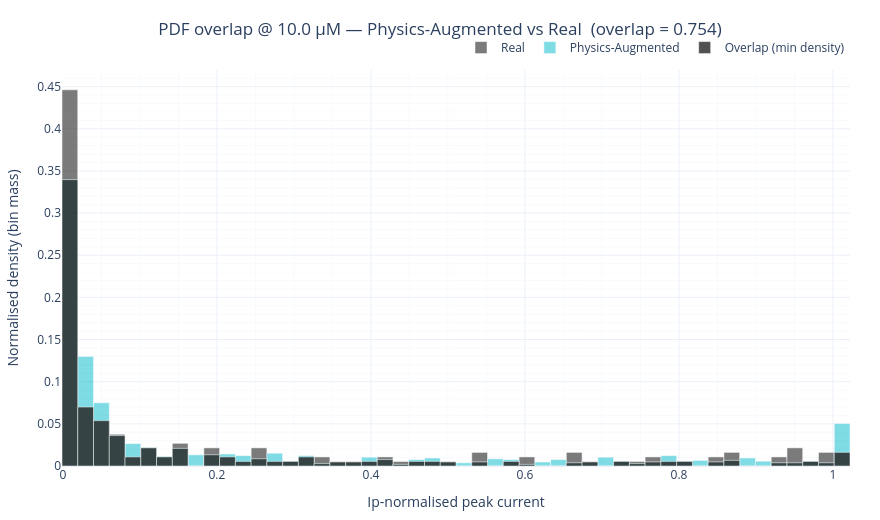

The cell this chart's notebook holds for it:
### Markdown cell above
## 6 - What does the PDF Overlap Score mean?

`PDFOverlapScore` is the Bhattacharyya intersection between the real and
synthetic Ip-normalised peak-current histograms. The explainer plot below
shades exactly that intersection region for one concentration and one
source, then the bar chart shows the same score across every concentration
class and every source.

### Code cell
pdf_scorer = PDFOverlapScore()
pdf_overlap_by_source = {}
for name, (X, y) in sources.items():
    overlaps = pdf_scorer.per_class(X_real, y_real, X, y, E)
    overlaps['mean'] = pdf_scorer.mean(overlaps)
    pdf_overlap_by_source[name] = overlaps

for name, source_batch in sources.items():
    fa.plot_pdf_overlap_explainer(E, real, source_batch, concentration=10.0, source_name=name).show()
